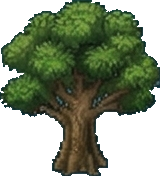
#> input picture example/images/tree/extracted/tree_004.png, 160 x 176 px, found by its file name; its folder holds only this picture in this run
$ python compress_and_yaml.py
#> lines starting #> are read from the running program, lines starting #| are printed output that depends on the picture
#!/usr/bin/env python3
"""
compress_and_yaml.py — 壓縮與像素 YAML 生成工具

用途:
    將 PNG 圖片縮小至指定尺寸，進行顏色量化以符合像素藝術風格，
    並自動生成專案規範的 YAML 定義檔案（包含自動生成的調色盤與像素字元矩陣）。

功能亮點:
    1. 高品質縮放: 使用 LANCZOS 濾鏡縮小圖片，保留物件細節。
    2. 顏色量化: 自動將顏色減少至指定數量（預設 32 色），讓 YAML 調色盤保持整潔。
    3. 安全字元集: 使用小寫字母與數字作為像素代號，避免觸發 GitHub 的秘密掃描誤判。
    4. 自動去背轉化: 將透明像素自動轉化為 YAML 中的 '.' 符號。

用法:
    python3 tools/compress_and_yaml.py <來源目錄> <壓縮輸出目錄> <YAML輸出目錄>

範例:
    python3 tools/compress_and_yaml.py example/images/tree/extracted example/images/tree/compressed example/images/tree/yaml
"""

import os
import sys
from PIL import Image
import yaml

def compress_and_to_yaml(png_path, compressed_dir, yaml_dir, name, max_dim=128, color_count=32):
#> called with compressed_dir = 'example/images/tree/compressed', yaml_dir = 'example/images/tree/yaml', name = 'tree_004', max_dim = 128, color_count = 32
    if not os.path.exists(png_path): return

    img = Image.open(png_path).convert("RGBA")
#> img is the input picture: PIL image 160x176 RGBA; mean R, G, B, A 37.6, 48.1, 24.9, 155
    w, h = img.size
#> w = 160; h = 176

    # 1. 縮放圖片（保持長寬比）
    if max(w, h) > max_dim:
        scale = max_dim / max(w, h)
#> scale = 0.727
        new_w = int(w * scale)
#> new_w = 116
        new_h = int(h * scale)
#> new_h = 128
        img = img.resize((new_w, new_h), Image.Resampling.LANCZOS)
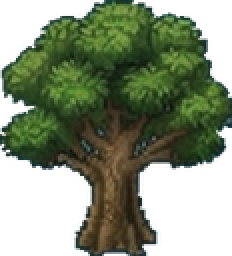
#> img: PIL image 116x128 RGBA (shown 2 times larger); mean R, G, B, A 39, 50.8, 27.4, 154.9; transparent parts drawn white

    # 2. 儲存壓縮後的 PNG
    os.makedirs(compressed_dir, exist_ok=True)
    comp_path = os.path.join(compressed_dir, f"{name}.png")
    img.save(comp_path)

    # 3. 顏色量化（優化調色盤）
    alpha = img.getchannel('A')
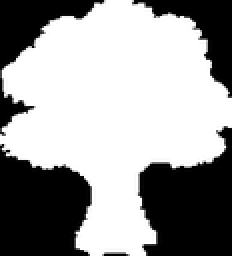
#> alpha: PIL image 116x128 L (shown 2 times larger); min 0, max 255, mean 154.9
    img_rgb = img.convert("RGB").quantize(colors=color_count).convert("RGB")
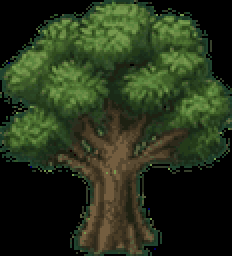
#> img_rgb: PIL image 116x128 RGB (shown 2 times larger); mean R, G, B 39.1, 50.7, 26.7

    # 4. 生成 YAML 像素矩陣
    width, height = img_rgb.size
#> width = 116; height = 128
    # 使用安全字元集，避免 AWS Key 等誤判
    chars = "abcdefghijklmnopqrstuvwxyz0123456789"
    color_to_char = {}
    char_to_hex = {}
    char_index = 0
    pixel_matrix = []

    for y in range(height):
        row = ""
        for x in range(width):
            r, g, b = img_rgb.getpixel((x, y))
            a_v = alpha.getpixel((x, y))

            if a_v < 128:
                row += "."
            else:
                hex_color = f"#{r:02x}{g:02x}{b:02x}"
                if hex_color not in color_to_char:
                    if char_index < len(chars):
                        c = chars[char_index]
                        color_to_char[hex_color] = c
                        char_to_hex[c] = hex_color
                        char_index += 1
                    else:
                        c = "?"
                row += color_to_char.get(hex_color, "?")
        pixel_matrix.append(row)
#> after the loop, char_index = 31; char_to_hex = 31 items; color_to_char = 31 items; pixel_matrix = 128 items

    # 5. 建構並輸出 YAML 結構
    yaml_data = {
        "metadata": {"name": name},
        "type": "png",
        "output_dir": f"Images/extracted_{name.split('_')[0]}s",
        "palette": char_to_hex,
        "data": ["\n" + "\n".join(pixel_matrix) + "\n"]
    }

    class LiteralDumper(yaml.SafeDumper):
        def represent_data(self, data):
            if isinstance(data, str) and "\n" in data:
                return self.represent_scalar('tag:yaml.org,002:str', data, style='|')
            return super().represent_data(data)

    os.makedirs(yaml_dir, exist_ok=True)
    yaml_path = os.path.join(yaml_dir, f"{name}.yaml")
    with open(yaml_path, "w") as f:
        yaml.dump(yaml_data, f, Dumper=LiteralDumper, sort_keys=False, allow_unicode=True)

    return name

def process_all(src_dir, comp_dir, yaml_dir):
    if not os.path.exists(src_dir): return
    files = [f for f in sorted(os.listdir(src_dir)) if f.endswith(".png")]
    for f in files:
        name = os.path.splitext(f)[0]
        compress_and_to_yaml(os.path.join(src_dir, f), comp_dir, yaml_dir, name)
        print(f"Processed YAML for: {name}")

if __name__ == "__main__":
    import sys
    src = sys.argv[1] if len(sys.argv) > 1 else "example/images/tree/extracted"
    comp = sys.argv[2] if len(sys.argv) > 2 else "example/images/tree/compressed"
    y_dir = sys.argv[3] if len(sys.argv) > 3 else "example/images/tree/yaml"
    process_all(src, comp, y_dir)

$ run again, on example/images/tree/extracted/tree_018.png
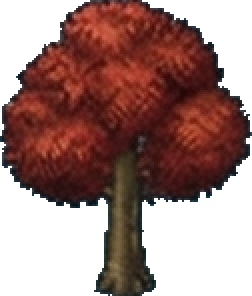
#> input picture example/images/tree/extracted/tree_018.png, 126 x 148 px, found by its file name (shown 2 times larger)
#> in compress_and_to_yaml, img is the input picture: PIL image 126x148 RGBA; mean R, G, B, A 55.5, 23.7, 19.4, 148.2
#> img: PIL image 108x128 RGBA
#> in compress_and_to_yaml, `alpha = img.getchannel('A')`:
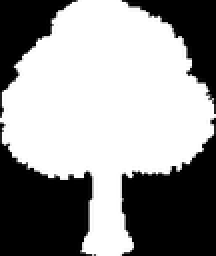
#> alpha: PIL image 108x128 L (shown 2 times larger); min 0, max 255, mean 148.2
#> in compress_and_to_yaml, `img_rgb = img.convert("RGB").quantize(colors=color_count).convert("RGB")`:
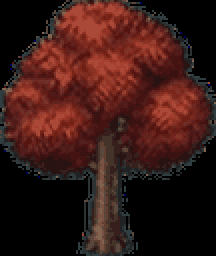
#> img_rgb: PIL image 108x128 RGB (shown 2 times larger); mean R, G, B 57.7, 25.3, 21.4
#> after the loop in compress_and_to_yaml, `for y in range(height):`: char_index = 30; char_to_hex = 30 items; pixel_matrix = 128 items

$ run again, on example/images/tree/extracted/tree_024.png
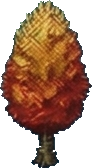
#> input picture example/images/tree/extracted/tree_024.png, 92 x 168 px, found by its file name
#> in compress_and_to_yaml, img is the input picture: PIL image 92x168 RGBA; mean R, G, B, A 77, 42.8, 23.5, 151.4
#> img: PIL image 70x128 RGBA
#> in compress_and_to_yaml, `alpha = img.getchannel('A')`:
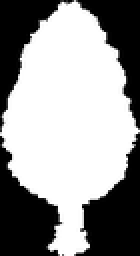
#> alpha: PIL image 70x128 L (shown 2 times larger); min 0, max 255, mean 151.4
#> in compress_and_to_yaml, `img_rgb = img.convert("RGB").quantize(colors=color_count).convert("RGB")`:
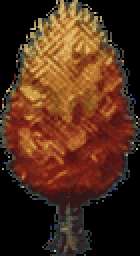
#> img_rgb: PIL image 70x128 RGB (shown 2 times larger); mean R, G, B 81.1, 46.1, 26.7
#> after the loop in compress_and_to_yaml, `for y in range(height):`: char_index = 30; char_to_hex = 30 items; pixel_matrix = 128 items

$ run again, on example/images/tree/extracted/tree_026.png
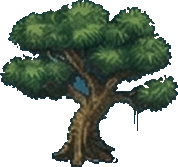
#> input picture example/images/tree/extracted/tree_026.png, 178 x 167 px, found by its file name
#> in compress_and_to_yaml, img is the input picture: PIL image 178x167 RGBA; mean R, G, B, A 30.3, 41, 29.3, 139.9
#> img: PIL image 128x120 RGBA
#> in compress_and_to_yaml, `alpha = img.getchannel('A')`:
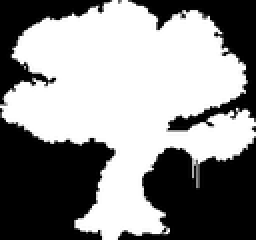
#> alpha: PIL image 128x120 L (shown 2 times larger); min 0, max 255, mean 139.9
#> in compress_and_to_yaml, `img_rgb = img.convert("RGB").quantize(colors=color_count).convert("RGB")`:
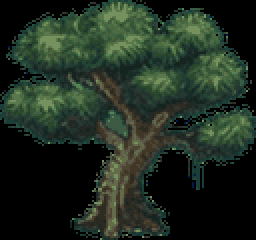
#> img_rgb: PIL image 128x120 RGB (shown 2 times larger); mean R, G, B 32, 44.7, 32.7
#> after the loop in compress_and_to_yaml, `for y in range(height):`: char_index = 30; char_to_hex = 30 items; pixel_matrix = 120 items

$ run again, on example/images/tree/extracted/tree_005.png
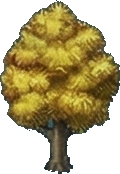
#> input picture example/images/tree/extracted/tree_005.png, 120 x 174 px, found by its file name
#> in compress_and_to_yaml, img is the input picture: PIL image 120x174 RGBA; mean R, G, B, A 81.9, 69.2, 28, 152.9
#> img: PIL image 88x128 RGBA
#> in compress_and_to_yaml, `alpha = img.getchannel('A')`:
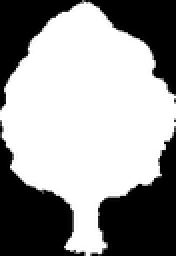
#> alpha: PIL image 88x128 L (shown 2 times larger); min 0, max 255, mean 152.9
#> in compress_and_to_yaml, `img_rgb = img.convert("RGB").quantize(colors=color_count).convert("RGB")`:
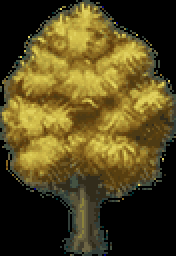
#> img_rgb: PIL image 88x128 RGB (shown 2 times larger); mean R, G, B 84.7, 72.2, 30.3
#> after the loop in compress_and_to_yaml, `for y in range(height):`: char_index = 30; char_to_hex = 30 items; pixel_matrix = 128 items
